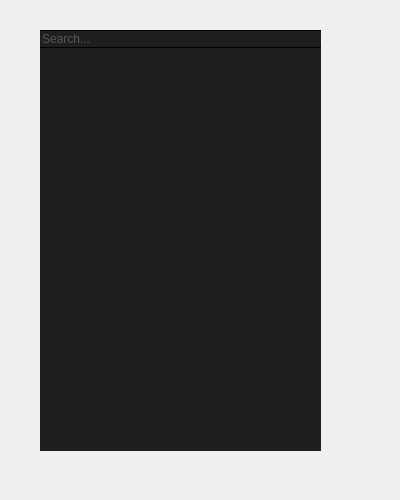
<?xml version="1.0" encoding="UTF-8"?>
<ui version="4.0">
 <class>CHistoryDialog</class>
 <widget class="QDialog" name="CHistoryDialog">
  <property name="geometry">
   <rect>
    <x>0</x>
    <y>0</y>
    <width>400</width>
    <height>500</height>
   </rect>
  </property>
  <property name="windowTitle">
   <string>zClip</string>
  </property>
  <property name="windowIcon">
   <iconset resource="resources.qrc">
    <normaloff>:/resources/icon/clipboard.svg</normaloff>:/resources/icon/clipboard.svg</iconset>
  </property>
  <property name="layoutDirection">
   <enum>Qt::LeftToRight</enum>
  </property>
  <property name="styleSheet">
   <string notr="true">
QLineEdit {
  border-style: none;
  color: #8F8F8F;
  selection-color: gray;
  background: #1F1F1F;
  selection-background-color: #1E1542;
  border-top: 1px solid black;
  border-bottom: 1px solid black;
}

QTableView {
  background: #1F1F1F;
  alternate-background-color: #2F2F2F;
  color: #8F8F8F;
  border-style: none;
}

QHeaderView {
  background: #1F1F1F;
  color: #8F8F8F;
  border-style: none;
}

QTableView::item:selected {
  background: #1E1542;
  color: gray;
}

QScrollBar:vertical {
  background: #1F1F1F;
  border-style: none;
  border-left: 1px solid #0F0F0F;
  width: 6px;
}

QScrollBar::handle:vertical {
  background: #2F2F2F;
  min-height: 20px;
}

QScrollBar::add-line:vertical, QScrollBar::sub-line:vertical {
   background: #1F1F1F;
   border-left: 1px solid #0F0F0F;
   subcontrol-origin: margin;
}

 QScrollBar::add-page:vertical, QScrollBar::sub-page:vertical {
     background: #1F1F1F;
 }
</string>
  </property>
  <widget class="QWidget" name="verticalLayoutWidget">
   <property name="geometry">
    <rect>
     <x>40</x>
     <y>30</y>
     <width>281</width>
     <height>421</height>
    </rect>
   </property>
   <layout class="QVBoxLayout" name="verticalLayout">
    <property name="spacing">
     <number>0</number>
    </property>
    <item>
     <widget class="QLineEdit" name="lineEdit">
      <property name="placeholderText">
       <string>Search...</string>
      </property>
     </widget>
    </item>
    <item>
     <widget class="QTableView" name="tableView"/>
    </item>
   </layout>
  </widget>
 </widget>
 <resources>
  <include location="resources.qrc"/>
 </resources>
 <connections/>
</ui>
